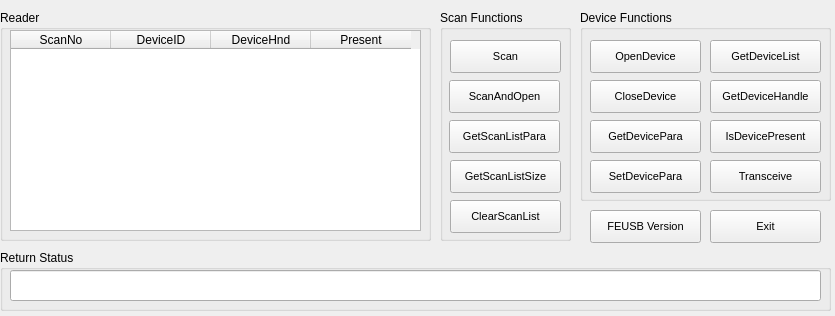
<ui version="4.0" >
 <class>FEUSBDemoDlg</class>
 <widget class="QMainWindow" name="FEUSBDemoDlg" >
  <property name="geometry" >
   <rect>
    <x>0</x>
    <y>0</y>
    <width>835</width>
    <height>316</height>
   </rect>
  </property>
  <property name="windowTitle" >
   <string>MainWindow</string>
  </property>
  <widget class="QWidget" name="centralwidget" >
   <widget class="QGroupBox" name="groupBox" >
    <property name="geometry" >
     <rect>
      <x>0</x>
      <y>10</y>
      <width>431</width>
      <height>231</height>
     </rect>
    </property>
    <property name="title" >
     <string>Reader</string>
    </property>
    <widget class="QTableWidget" name="scanTable" >
     <property name="geometry" >
      <rect>
       <x>10</x>
       <y>20</y>
       <width>411</width>
       <height>201</height>
      </rect>
     </property>
     <property name="selectionBehavior" >
      <enum>QAbstractItemView::SelectItems</enum>
     </property>
     <column>
      <property name="text" >
       <string>ScanNo</string>
      </property>
     </column>
     <column>
      <property name="text" >
       <string>DeviceID</string>
      </property>
     </column>
     <column>
      <property name="text" >
       <string>DeviceHnd</string>
      </property>
     </column>
     <column>
      <property name="text" >
       <string>Present</string>
      </property>
     </column>
    </widget>
   </widget>
   <widget class="QGroupBox" name="groupBox_3" >
    <property name="geometry" >
     <rect>
      <x>440</x>
      <y>10</y>
      <width>131</width>
      <height>231</height>
     </rect>
    </property>
    <property name="title" >
     <string>Scan Functions</string>
    </property>
    <widget class="QPushButton" name="clearScanListButton" >
     <property name="geometry" >
      <rect>
       <x>10</x>
       <y>190</y>
       <width>111</width>
       <height>33</height>
      </rect>
     </property>
     <property name="font" >
      <font>
       <pointsize>8</pointsize>
      </font>
     </property>
     <property name="text" >
      <string>ClearScanList</string>
     </property>
    </widget>
    <widget class="QPushButton" name="getScanListParaButton" >
     <property name="geometry" >
      <rect>
       <x>9</x>
       <y>110</y>
       <width>111</width>
       <height>33</height>
      </rect>
     </property>
     <property name="font" >
      <font>
       <pointsize>8</pointsize>
      </font>
     </property>
     <property name="text" >
      <string>GetScanListPara</string>
     </property>
    </widget>
    <widget class="QPushButton" name="scanAndOpenButton" >
     <property name="geometry" >
      <rect>
       <x>9</x>
       <y>70</y>
       <width>111</width>
       <height>33</height>
      </rect>
     </property>
     <property name="font" >
      <font>
       <pointsize>8</pointsize>
      </font>
     </property>
     <property name="text" >
      <string>ScanAndOpen</string>
     </property>
    </widget>
    <widget class="QPushButton" name="getScanListSizeButton" >
     <property name="geometry" >
      <rect>
       <x>10</x>
       <y>150</y>
       <width>111</width>
       <height>33</height>
      </rect>
     </property>
     <property name="font" >
      <font>
       <pointsize>8</pointsize>
      </font>
     </property>
     <property name="text" >
      <string>GetScanListSize</string>
     </property>
    </widget>
    <widget class="QPushButton" name="scanButton" >
     <property name="geometry" >
      <rect>
       <x>10</x>
       <y>30</y>
       <width>111</width>
       <height>33</height>
      </rect>
     </property>
     <property name="font" >
      <font>
       <pointsize>8</pointsize>
      </font>
     </property>
     <property name="text" >
      <string>Scan</string>
     </property>
    </widget>
   </widget>
   <widget class="QGroupBox" name="groupBox_4" >
    <property name="geometry" >
     <rect>
      <x>580</x>
      <y>10</y>
      <width>251</width>
      <height>191</height>
     </rect>
    </property>
    <property name="title" >
     <string>Device Functions</string>
    </property>
    <widget class="QPushButton" name="closeDeviceButton" >
     <property name="geometry" >
      <rect>
       <x>10</x>
       <y>70</y>
       <width>111</width>
       <height>33</height>
      </rect>
     </property>
     <property name="font" >
      <font>
       <pointsize>8</pointsize>
      </font>
     </property>
     <property name="text" >
      <string>CloseDevice</string>
     </property>
    </widget>
    <widget class="QPushButton" name="getDeviceParaButton" >
     <property name="geometry" >
      <rect>
       <x>10</x>
       <y>110</y>
       <width>111</width>
       <height>33</height>
      </rect>
     </property>
     <property name="font" >
      <font>
       <pointsize>8</pointsize>
      </font>
     </property>
     <property name="text" >
      <string>GetDevicePara</string>
     </property>
    </widget>
    <widget class="QPushButton" name="getDeviceListButton" >
     <property name="geometry" >
      <rect>
       <x>130</x>
       <y>30</y>
       <width>111</width>
       <height>33</height>
      </rect>
     </property>
     <property name="font" >
      <font>
       <pointsize>8</pointsize>
      </font>
     </property>
     <property name="text" >
      <string>GetDeviceList</string>
     </property>
    </widget>
    <widget class="QPushButton" name="getDeviceHandleButton" >
     <property name="geometry" >
      <rect>
       <x>130</x>
       <y>70</y>
       <width>111</width>
       <height>33</height>
      </rect>
     </property>
     <property name="font" >
      <font>
       <pointsize>8</pointsize>
      </font>
     </property>
     <property name="text" >
      <string>GetDeviceHandle</string>
     </property>
    </widget>
    <widget class="QPushButton" name="isDevicePresentButton" >
     <property name="geometry" >
      <rect>
       <x>130</x>
       <y>110</y>
       <width>111</width>
       <height>33</height>
      </rect>
     </property>
     <property name="font" >
      <font>
       <pointsize>8</pointsize>
      </font>
     </property>
     <property name="text" >
      <string>IsDevicePresent</string>
     </property>
    </widget>
    <widget class="QPushButton" name="openDeviceButton" >
     <property name="geometry" >
      <rect>
       <x>10</x>
       <y>30</y>
       <width>111</width>
       <height>33</height>
      </rect>
     </property>
     <property name="font" >
      <font>
       <pointsize>8</pointsize>
      </font>
     </property>
     <property name="text" >
      <string>OpenDevice</string>
     </property>
    </widget>
    <widget class="QPushButton" name="transceiveButton" >
     <property name="geometry" >
      <rect>
       <x>130</x>
       <y>150</y>
       <width>111</width>
       <height>33</height>
      </rect>
     </property>
     <property name="font" >
      <font>
       <pointsize>8</pointsize>
      </font>
     </property>
     <property name="text" >
      <string>Transceive</string>
     </property>
    </widget>
    <widget class="QPushButton" name="setDeviceParaButton" >
     <property name="enabled" >
      <bool>true</bool>
     </property>
     <property name="geometry" >
      <rect>
       <x>10</x>
       <y>150</y>
       <width>111</width>
       <height>33</height>
      </rect>
     </property>
     <property name="font" >
      <font>
       <pointsize>8</pointsize>
      </font>
     </property>
     <property name="text" >
      <string>SetDevicePara</string>
     </property>
    </widget>
   </widget>
   <widget class="QPushButton" name="exitButton" >
    <property name="geometry" >
     <rect>
      <x>710</x>
      <y>210</y>
      <width>111</width>
      <height>33</height>
     </rect>
    </property>
    <property name="font" >
     <font>
      <pointsize>8</pointsize>
     </font>
    </property>
    <property name="text" >
     <string>Exit</string>
    </property>
   </widget>
   <widget class="QPushButton" name="versionButton" >
    <property name="geometry" >
     <rect>
      <x>590</x>
      <y>210</y>
      <width>111</width>
      <height>33</height>
     </rect>
    </property>
    <property name="font" >
     <font>
      <pointsize>8</pointsize>
     </font>
    </property>
    <property name="text" >
     <string>FEUSB Version</string>
    </property>
   </widget>
   <widget class="QGroupBox" name="groupBox_2" >
    <property name="geometry" >
     <rect>
      <x>0</x>
      <y>250</y>
      <width>831</width>
      <height>61</height>
     </rect>
    </property>
    <property name="title" >
     <string>Return Status</string>
    </property>
    <widget class="QLineEdit" name="returnStatuslineEdit" >
     <property name="geometry" >
      <rect>
       <x>10</x>
       <y>20</y>
       <width>811</width>
       <height>31</height>
      </rect>
     </property>
    </widget>
   </widget>
  </widget>
 </widget>
 <resources/>
 <connections>
  <connection>
   <sender>exitButton</sender>
   <signal>clicked()</signal>
   <receiver>FEUSBDemoDlg</receiver>
   <slot>close()</slot>
   <hints>
    <hint type="sourcelabel" >
     <x>725</x>
     <y>286</y>
    </hint>
    <hint type="destinationlabel" >
     <x>397</x>
     <y>158</y>
    </hint>
   </hints>
  </connection>
 </connections>
</ui>
